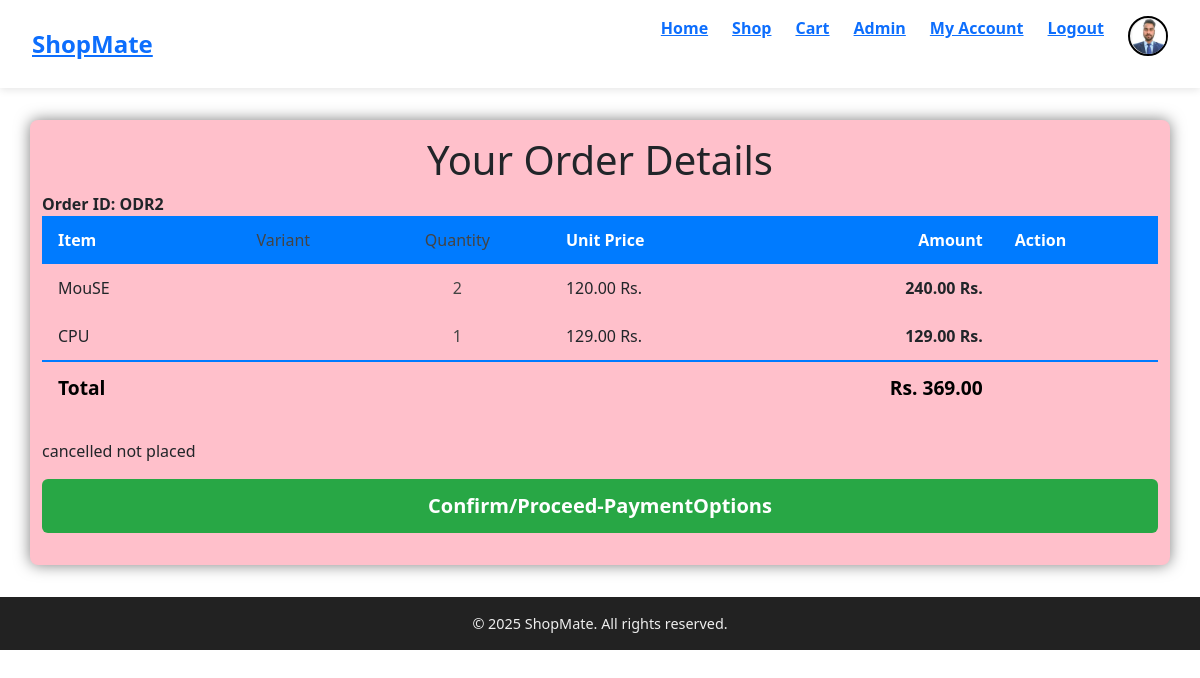
The app's page /vieworder/ODR2 (signed in) with its own data.
### ecommstore/models.py (models this page shows, shortened)
class UserProfile(models.Model):
    user = models.OneToOneField(User,on_delete=models.CASCADE)
    address = models.TextField()
    profile_picture = models.ImageField(upload_to='static', blank=True, null=True)

class Order(models.Model):
    status_choices = [
        ('created','created'),('placed','placed'),('shipped','shipped'),('delivered','delivered'),('cancelled','cancelled')
    ]
    order_id = models.CharField(max_length=12,primary_key=True)
    user = models.ForeignKey(User,on_delete=models.CASCADE)
    amount = models.DecimalField(decimal_places=2,max_digits=11,default=0)
    status = models.CharField(max_length=15,choices=status_choices,default='created')
    created_date = models.DateTimeField(auto_now_add=True)
    updated_date = models.DateTimeField(auto_now_add=True)
    def __str__(self):
        return self.order_id

class OrderItem(models.Model):
    order = models.ForeignKey(Order,related_name='items',on_delete=models.CASCADE)
    product = models.ForeignKey(Product,on_delete=models.CASCADE)
    unitprice = models.DecimalField(decimal_places=2,max_digits=11,default=0)
    amount = models.DecimalField(decimal_places=2,max_digits=11,default=0)
    quantity = models.IntegerField()
    def __str__(self):
        return f'{self.quantity} of {self.product.name}'

class Product(models.Model):
    product_code = models.CharField(max_length=12,primary_key=True)
    name = models.CharField(max_length=200)
    description = models.TextField()
    image = models.ImageField(upload_to = 'static', blank=True, null=True)
    price = models.DecimalField(max_digits=12,decimal_places=2)
    stock = models.IntegerField()
    specification = models.JSONField(null=True)
    termsnconditions = models.JSONField(null=True)
    created_date = models.DateTimeField(auto_now_add=True)
    desc1 = models.TextField(null=True)
    image1 = models.ImageField(upload_to = 'static', blank=True, null=True)
    image2 = models.ImageField(upload_to = 'static', blank=True, null=True)
    image3 = models.ImageField(upload_to = 'static', blank=True, null=True)
    def __str__(self):
        return self.name

### ecommstore/views.py (the view)
# urls.py: path('vieworder/<slug:orderid>',views.vieworder,name="vieworder"),
def vieworder(request,orderid):
    order = Order.objects.filter(order_id=orderid)
    print('Order:',order)
    orderitems = OrderItem.objects.filter(order=order[0].order_id)
    print('OrderItems:',orderitems)
    finalorderitems = {}
    for i in range(0,len(orderitems)):
        finalorderitems[i] = orderitems[i]
    orderamount = order[0].amount
    time_diff = timezone.now()-order[0].updated_date
    two_hours = timedelta(hours=2)
    if time_diff <= two_hours and order[0].status != "cancelled":
        cancel_allowed = 1
        print("The time difference is less than or equal to 2 hours.")
    else:
        cancel_allowed = 0
        print("The time difference is greater than 2 hours.")
    print("time_diff",time_diff)
    userprofile = UserProfile.objects.filter(user=request.user)
    profilepicture = ''
    if len(userprofile) > 0:
        profilepicture = userprofile[0].profile_picture
    return render(request,'ecommstore/templates/orderdetails.html',{"order":order[0],"order_items":finalorderitems.items(),"orderamount":orderamount,"cancel_allowed":cancel_allowed,"profilepicture":profilepicture})

### ecommstore/templates/ecommstore/templates/orderdetails.html (shortened to what this page needs)
{% extends 'base.html' %}
{% block body %}
    <div class="container">
        <h1>Your Order Details</h1>
        {% if order_items %}
            <div class="clearfix">
                <B>Order ID: {{order}}</B>
            </div>
            <table>
                <thead>
                    <tr>
                        <th>Item</th>
                        <th class="variant">Variant</th>
                        <th class="quantity">Quantity</th>
                        <th class="price">Unit Price</th>
                        <th class="amount">Amount</th>
                        <th>Action</th>
                    </tr>
                </thead>
                <tbody>
                    {% for key, value in order_items %}
                    <tr>
                        <td>{{ value.product }}</td>
                        <td class="variant">{{ value.variant }}</td>
                        <td class="quantity">{{ value.quantity }}</td>
                        <td class="price">{{ value.unitprice|floatformat:2 }} Rs.</td>
                        <td class="amount">{{ value.amount|floatformat:2 }} Rs.</td>
                        <td class="action"></td>
                    </tr>
                    {% endfor %}
                    <tr class="total-row">
                        <td colspan="4">Total</td>
                        <td class="amount">Rs. {{ orderamount|floatformat:2 }}</td>
                        <td></td>
                    </tr>
                </tbody>
            </table>
                {% if order.status != "placed" %}
                {{order.status}} not placed
                    <form action="{% url 'confirmorder' order %}">
                        <button type="submit" class="confirm-btn" >Confirm/Proceed-PaymentOptions</button>
                    </form>
                {% else %}
                <b>Order Status:</b> {{order.status}}
                    <form role="alert">
                        <button type="submit" class="confirm-btn" disabled>Confirm/Proceed-PaymentOptions</button>
                    </form>
                {% endif %}
        {% else %}
        <p class="empty-cart">Your Order does not have any items included!<br>Please Add Item to your cart.
        </p>
        {% endif %}
    </div>
{% endblock %}

### ecommstore/templates/base.html (shortened to what this page needs)
<!DOCTYPE html>
<html lang="en">
<head>
    <link href="https://cdn.jsdelivr.net/npm/bootstrap@5.3.2/dist/css/bootstrap.min.css" rel="stylesheet">
</head>
<body>
    <nav>
        <div class="logo">
            <a href="{% url 'home' %}">ShopMate</a>
        </div>
        <div id="main">
            <ul>
                <li><a href="{% url 'home' %}">Home</a></li>
                <li><a href="{% url 'shop' %}">Shop</a></li>
                <li><a href="{% url 'cart' %}">Cart</a></li>
                <li><a href="/admin">Admin</a></li>
                {% if user.is_authenticated %}
                    <li><a href="{% url 'account' %}">My Account</a></li>
                    <li><a href="{% url 'logout' %}">Logout</a></li>
                    <li><button class="openbtn" onclick="openNav()"><img id="pic" src="{{profilepicture}}" style="width: 35px; height: 35px;"/></button></li>
                {% else %}
                    <li><a href="{% url 'login' %}">Login</a></li>
                    <li><a href="{% url 'signup' %}">Sign Up</a></li>
                {% endif %}
            </ul>
        </div>
    </nav>
    {% block body %}{% endblock %}
    <footer>
        &copy; 2025 ShopMate. All rights reserved.
    </footer>
</body>
</html>

### records on screen
UserProfile: profile_picture (picture)
Order: order_id "ODR2", amount "369.00", status "cancelled"
OrderItem: product "MouSE", quantity "2", unitprice "120.00", amount "240.00"
OrderItem: product "CPU", quantity "1", unitprice "129.00", amount "129.00"
